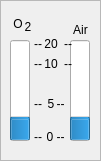
      <widget class="QFrame" name="frame_16">
       <property name="geometry">
        <rect>
         <x>89</x>
         <y>119</y>
         <width>101</width>
         <height>161</height>
        </rect>
       </property>
       <property name="frameShape">
        <enum>QFrame::StyledPanel</enum>
       </property>
       <property name="frameShadow">
        <enum>QFrame::Raised</enum>
       </property>
       <widget class="QProgressBar" name="progressBar">
        <property name="geometry">
         <rect>
          <x>10</x>
          <y>40</y>
          <width>20</width>
          <height>101</height>
         </rect>
        </property>
        <property name="value">
         <number>20</number>
        </property>
        <property name="textVisible">
         <bool>true</bool>
        </property>
        <property name="orientation">
         <enum>Qt::Vertical</enum>
        </property>
        <property name="textDirection">
         <enum>QProgressBar::TopToBottom</enum>
        </property>
       </widget>
       <widget class="QProgressBar" name="progressBar_2">
        <property name="geometry">
         <rect>
          <x>70</x>
          <y>40</y>
          <width>20</width>
          <height>101</height>
         </rect>
        </property>
        <property name="value">
         <number>20</number>
        </property>
        <property name="textVisible">
         <bool>true</bool>
        </property>
        <property name="orientation">
         <enum>Qt::Vertical</enum>
        </property>
        <property name="textDirection">
         <enum>QProgressBar::TopToBottom</enum>
        </property>
       </widget>
       <widget class="QLabel" name="label_26">
        <property name="geometry">
         <rect>
          <x>41</x>
          <y>30</y>
          <width>20</width>
          <height>21</height>
         </rect>
        </property>
        <property name="text">
         <string>20</string>
        </property>
        <property name="alignment">
         <set>Qt::AlignBottom|Qt::AlignHCenter</set>
        </property>
       </widget>
       <widget class="QLabel" name="label_29">
        <property name="geometry">
         <rect>
          <x>41</x>
          <y>90</y>
          <width>20</width>
          <height>21</height>
         </rect>
        </property>
        <property name="text">
         <string>5</string>
        </property>
        <property name="alignment">
         <set>Qt::AlignBottom|Qt::AlignHCenter</set>
        </property>
       </widget>
       <widget class="QLabel" name="label_42">
        <property name="geometry">
         <rect>
          <x>10</x>
          <y>11</y>
          <width>16</width>
          <height>20</height>
         </rect>
        </property>
        <property name="text">
         <string>O</string>
        </property>
        <property name="alignment">
         <set>Qt::AlignBottom|Qt::AlignHCenter</set>
        </property>
       </widget>
       <widget class="QLabel" name="label_43">
        <property name="geometry">
         <rect>
          <x>20</x>
          <y>20</y>
          <width>16</width>
          <height>16</height>
         </rect>
        </property>
        <property name="text">
         <string>2</string>
        </property>
        <property name="alignment">
         <set>Qt::AlignHCenter|Qt::AlignTop</set>
        </property>
       </widget>
       <widget class="QLabel" name="label_44">
        <property name="geometry">
         <rect>
          <x>70</x>
          <y>20</y>
          <width>21</width>
          <height>17</height>
         </rect>
        </property>
        <property name="text">
         <string>Air</string>
        </property>
        <property name="alignment">
         <set>Qt::AlignBottom|Qt::AlignHCenter</set>
        </property>
       </widget>
       <widget class="QLabel" name="label_27">
        <property name="geometry">
         <rect>
          <x>41</x>
          <y>50</y>
          <width>20</width>
          <height>21</height>
         </rect>
        </property>
        <property name="text">
         <string>10</string>
        </property>
        <property name="alignment">
         <set>Qt::AlignBottom|Qt::AlignHCenter</set>
        </property>
       </widget>
       <widget class="QLabel" name="label_28">
        <property name="geometry">
         <rect>
          <x>40</x>
          <y>130</y>
          <width>20</width>
          <height>20</height>
         </rect>
        </property>
        <property name="text">
         <string>0</string>
        </property>
        <property name="alignment">
         <set>Qt::AlignHCenter|Qt::AlignTop</set>
        </property>
       </widget>
       <widget class="QLabel" name="label_119">
        <property name="geometry">
         <rect>
          <x>30</x>
          <y>30</y>
          <width>16</width>
          <height>21</height>
         </rect>
        </property>
        <property name="text">
         <string>--</string>
        </property>
        <property name="alignment">
         <set>Qt::AlignBottom|Qt::AlignHCenter</set>
        </property>
       </widget>
       <widget class="QLabel" name="label_120">
        <property name="geometry">
         <rect>
          <x>30</x>
          <y>50</y>
          <width>16</width>
          <height>21</height>
         </rect>
        </property>
        <property name="text">
         <string>--</string>
        </property>
        <property name="alignment">
         <set>Qt::AlignBottom|Qt::AlignHCenter</set>
        </property>
       </widget>
       <widget class="QLabel" name="label_121">
        <property name="geometry">
         <rect>
          <x>30</x>
          <y>90</y>
          <width>16</width>
          <height>21</height>
         </rect>
        </property>
        <property name="text">
         <string>--</string>
        </property>
        <property name="alignment">
         <set>Qt::AlignBottom|Qt::AlignHCenter</set>
        </property>
       </widget>
       <widget class="QLabel" name="label_122">
        <property name="geometry">
         <rect>
          <x>30</x>
          <y>130</y>
          <width>16</width>
          <height>21</height>
         </rect>
        </property>
        <property name="text">
         <string>--</string>
        </property>
        <property name="alignment">
         <set>Qt::AlignHCenter|Qt::AlignTop</set>
        </property>
       </widget>
       <widget class="QLabel" name="label_123">
        <property name="geometry">
         <rect>
          <x>50</x>
          <y>130</y>
          <width>21</width>
          <height>21</height>
         </rect>
        </property>
        <property name="text">
         <string>--</string>
        </property>
        <property name="alignment">
         <set>Qt::AlignHCenter|Qt::AlignTop</set>
        </property>
       </widget>
       <widget class="QLabel" name="label_124">
        <property name="geometry">
         <rect>
          <x>50</x>
          <y>90</y>
          <width>21</width>
          <height>21</height>
         </rect>
        </property>
        <property name="text">
         <string>--</string>
        </property>
        <property name="alignment">
         <set>Qt::AlignBottom|Qt::AlignHCenter</set>
        </property>
       </widget>
       <widget class="QLabel" name="label_125">
        <property name="geometry">
         <rect>
          <x>60</x>
          <y>50</y>
          <width>16</width>
          <height>21</height>
         </rect>
        </property>
        <property name="text">
         <string>--</string>
        </property>
        <property name="alignment">
         <set>Qt::AlignBottom|Qt::AlignHCenter</set>
        </property>
       </widget>
       <widget class="QLabel" name="label_126">
        <property name="geometry">
         <rect>
          <x>60</x>
          <y>30</y>
          <width>16</width>
          <height>21</height>
         </rect>
        </property>
        <property name="text">
         <string>--</string>
        </property>
        <property name="alignment">
         <set>Qt::AlignBottom|Qt::AlignHCenter</set>
        </property>
       </widget>
      </widget>
